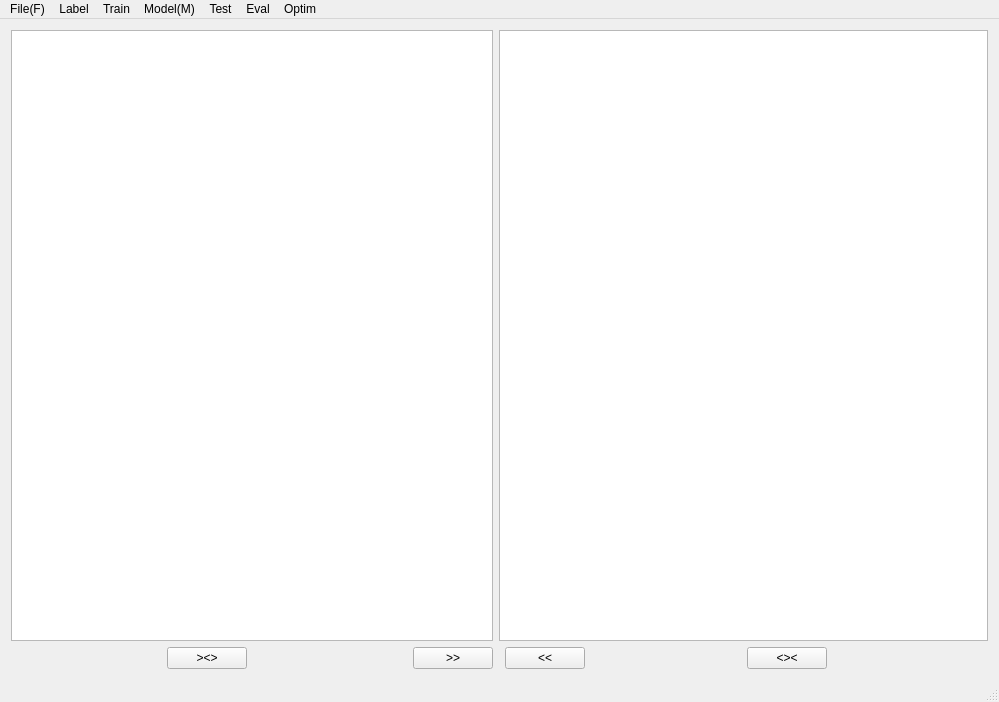
<?xml version="1.0" encoding="UTF-8"?>
<ui version="4.0">
 <class>MainWindow</class>
 <widget class="QMainWindow" name="MainWindow">
  <property name="geometry">
   <rect>
    <x>0</x>
    <y>0</y>
    <width>999</width>
    <height>702</height>
   </rect>
  </property>
  <property name="sizePolicy">
   <sizepolicy hsizetype="Expanding" vsizetype="Expanding">
    <horstretch>0</horstretch>
    <verstretch>0</verstretch>
   </sizepolicy>
  </property>
  <property name="mouseTracking">
   <bool>true</bool>
  </property>
  <property name="windowTitle">
   <string>MainWindow</string>
  </property>
  <property name="windowIcon">
   <iconset>
    <normaloff>:/images/icon.png</normaloff>:/images/icon.png</iconset>
  </property>
  <widget class="QWidget" name="centralWidget">
   <layout class="QGridLayout" name="gridLayout">
    <item row="1" column="10">
     <spacer name="horizontalSpacer_2">
      <property name="orientation">
       <enum>Qt::Horizontal</enum>
      </property>
      <property name="sizeHint" stdset="0">
       <size>
        <width>166</width>
        <height>20</height>
       </size>
      </property>
     </spacer>
    </item>
    <item row="0" column="5" colspan="6">
     <widget class="QGraphicsView" name="graphicsView_R">
      <property name="sizePolicy">
       <sizepolicy hsizetype="Expanding" vsizetype="Expanding">
        <horstretch>0</horstretch>
        <verstretch>0</verstretch>
       </sizepolicy>
      </property>
      <property name="layoutDirection">
       <enum>Qt::LeftToRight</enum>
      </property>
      <property name="autoFillBackground">
       <bool>true</bool>
      </property>
     </widget>
    </item>
    <item row="1" column="1">
     <widget class="QPushButton" name="BN_1">
      <property name="sizePolicy">
       <sizepolicy hsizetype="Fixed" vsizetype="Fixed">
        <horstretch>0</horstretch>
        <verstretch>0</verstretch>
       </sizepolicy>
      </property>
      <property name="text">
       <string>&gt;&lt;&gt;</string>
      </property>
      <property name="icon">
       <iconset resource="names.qrc">
        <normaloff>:/resources/cut.png</normaloff>:/resources/cut.png</iconset>
      </property>
     </widget>
    </item>
    <item row="1" column="2">
     <spacer name="horizontalSpacer_6">
      <property name="orientation">
       <enum>Qt::Horizontal</enum>
      </property>
      <property name="sizeHint" stdset="0">
       <size>
        <width>166</width>
        <height>20</height>
       </size>
      </property>
     </spacer>
    </item>
    <item row="1" column="7">
     <spacer name="horizontalSpacer_5">
      <property name="orientation">
       <enum>Qt::Horizontal</enum>
      </property>
      <property name="sizeHint" stdset="0">
       <size>
        <width>167</width>
        <height>20</height>
       </size>
      </property>
     </spacer>
    </item>
    <item row="1" column="0">
     <spacer name="horizontalSpacer">
      <property name="orientation">
       <enum>Qt::Horizontal</enum>
      </property>
      <property name="sizeHint" stdset="0">
       <size>
        <width>167</width>
        <height>20</height>
       </size>
      </property>
     </spacer>
    </item>
    <item row="1" column="4">
     <widget class="QPushButton" name="BN_2">
      <property name="sizePolicy">
       <sizepolicy hsizetype="Fixed" vsizetype="Fixed">
        <horstretch>0</horstretch>
        <verstretch>0</verstretch>
       </sizepolicy>
      </property>
      <property name="text">
       <string>&gt;&gt;</string>
      </property>
     </widget>
    </item>
    <item row="0" column="0" colspan="5">
     <widget class="QGraphicsView" name="graphicsView_L">
      <property name="sizePolicy">
       <sizepolicy hsizetype="Expanding" vsizetype="Expanding">
        <horstretch>0</horstretch>
        <verstretch>0</verstretch>
       </sizepolicy>
      </property>
      <property name="layoutDirection">
       <enum>Qt::LeftToRight</enum>
      </property>
      <property name="autoFillBackground">
       <bool>true</bool>
      </property>
     </widget>
    </item>
    <item row="1" column="6">
     <widget class="QPushButton" name="BN_3">
      <property name="sizePolicy">
       <sizepolicy hsizetype="Fixed" vsizetype="Fixed">
        <horstretch>0</horstretch>
        <verstretch>0</verstretch>
       </sizepolicy>
      </property>
      <property name="text">
       <string>&lt;&lt;</string>
      </property>
     </widget>
    </item>
    <item row="1" column="8">
     <widget class="QPushButton" name="BN_4">
      <property name="sizePolicy">
       <sizepolicy hsizetype="Fixed" vsizetype="Fixed">
        <horstretch>0</horstretch>
        <verstretch>0</verstretch>
       </sizepolicy>
      </property>
      <property name="text">
       <string>&lt;&gt;&lt;</string>
      </property>
      <property name="icon">
       <iconset resource="names.qrc">
        <normaloff>:/resources/open.png</normaloff>:/resources/open.png</iconset>
      </property>
     </widget>
    </item>
   </layout>
  </widget>
  <widget class="QMenuBar" name="menuBar">
   <property name="enabled">
    <bool>true</bool>
   </property>
   <property name="geometry">
    <rect>
     <x>0</x>
     <y>0</y>
     <width>999</width>
     <height>28</height>
    </rect>
   </property>
   <widget class="QMenu" name="menufile_F">
    <property name="geometry">
     <rect>
      <x>496</x>
      <y>174</y>
      <width>175</width>
      <height>150</height>
     </rect>
    </property>
    <property name="title">
     <string>Model(M)</string>
    </property>
    <addaction name="action_Open_cfg"/>
    <addaction name="action_Open_weight"/>
    <addaction name="action_Open_class"/>
    <addaction name="action_Exit_Q"/>
   </widget>
   <widget class="QMenu" name="menuhelp">
    <property name="geometry">
     <rect>
      <x>340</x>
      <y>174</y>
      <width>200</width>
      <height>200</height>
     </rect>
    </property>
    <property name="sizePolicy">
     <sizepolicy hsizetype="Expanding" vsizetype="Preferred">
      <horstretch>0</horstretch>
      <verstretch>0</verstretch>
     </sizepolicy>
    </property>
    <property name="autoFillBackground">
     <bool>false</bool>
    </property>
    <property name="title">
     <string>File(F)</string>
    </property>
    <addaction name="action_pic"/>
    <addaction name="action_video"/>
    <addaction name="actionVoc"/>
    <addaction name="actionCOCO"/>
    <addaction name="actionDOTA"/>
    <addaction name="actionCamera"/>
   </widget>
   <widget class="QMenu" name="menuLabel">
    <property name="title">
     <string>Label</string>
    </property>
   </widget>
   <widget class="QMenu" name="menuTrain">
    <property name="title">
     <string>Train</string>
    </property>
   </widget>
   <widget class="QMenu" name="menuTest">
    <property name="title">
     <string>Test</string>
    </property>
   </widget>
   <widget class="QMenu" name="menuEval">
    <property name="title">
     <string>Eval</string>
    </property>
   </widget>
   <widget class="QMenu" name="menuOptim">
    <property name="title">
     <string>Optim</string>
    </property>
   </widget>
   <addaction name="menuhelp"/>
   <addaction name="menuLabel"/>
   <addaction name="menuTrain"/>
   <addaction name="menufile_F"/>
   <addaction name="menuTest"/>
   <addaction name="menuEval"/>
   <addaction name="menuOptim"/>
  </widget>
  <widget class="QStatusBar" name="statusBar">
   <property name="enabled">
    <bool>true</bool>
   </property>
   <property name="sizePolicy">
    <sizepolicy hsizetype="Expanding" vsizetype="Fixed">
     <horstretch>0</horstretch>
     <verstretch>0</verstretch>
    </sizepolicy>
   </property>
   <property name="palette">
    <palette>
     <active>
      <colorrole role="WindowText">
       <brush brushstyle="SolidPattern">
        <color alpha="255">
         <red>173</red>
         <green>127</green>
         <blue>168</blue>
        </color>
       </brush>
      </colorrole>
     </active>
     <inactive>
      <colorrole role="WindowText">
       <brush brushstyle="SolidPattern">
        <color alpha="255">
         <red>173</red>
         <green>127</green>
         <blue>168</blue>
        </color>
       </brush>
      </colorrole>
     </inactive>
     <disabled>
      <colorrole role="WindowText">
       <brush brushstyle="SolidPattern">
        <color alpha="255">
         <red>190</red>
         <green>190</green>
         <blue>190</blue>
        </color>
       </brush>
      </colorrole>
     </disabled>
    </palette>
   </property>
  </widget>
  <action name="action_Open_cfg">
   <property name="checkable">
    <bool>true</bool>
   </property>
   <property name="text">
    <string>Open_cfg</string>
   </property>
   <property name="iconVisibleInMenu">
    <bool>true</bool>
   </property>
  </action>
  <action name="action_Open_weight">
   <property name="checkable">
    <bool>true</bool>
   </property>
   <property name="text">
    <string>Open_weight</string>
   </property>
  </action>
  <action name="action_Open_class">
   <property name="checkable">
    <bool>true</bool>
   </property>
   <property name="text">
    <string>Open_class</string>
   </property>
  </action>
  <action name="action_Exit_Q">
   <property name="text">
    <string>Exit(Q)</string>
   </property>
  </action>
  <action name="action_pic">
   <property name="checkable">
    <bool>true</bool>
   </property>
   <property name="checked">
    <bool>false</bool>
   </property>
   <property name="enabled">
    <bool>true</bool>
   </property>
   <property name="text">
    <string>Pic</string>
   </property>
   <property name="iconVisibleInMenu">
    <bool>false</bool>
   </property>
  </action>
  <action name="action_video">
   <property name="checkable">
    <bool>true</bool>
   </property>
   <property name="text">
    <string>Video</string>
   </property>
  </action>
  <action name="actionVoc">
   <property name="text">
    <string>VOC</string>
   </property>
  </action>
  <action name="actionCOCO">
   <property name="text">
    <string>COCO</string>
   </property>
  </action>
  <action name="actionDOTA">
   <property name="text">
    <string>DOTA</string>
   </property>
  </action>
  <action name="actionCamera">
   <property name="text">
    <string>Camera</string>
   </property>
  </action>
 </widget>
 <layoutdefault spacing="6" margin="11"/>
 <resources>
  <include location="names.qrc"/>
 </resources>
 <connections>
  <connection>
   <sender>action_Exit_Q</sender>
   <signal>triggered()</signal>
   <receiver>MainWindow</receiver>
   <slot>close()</slot>
   <hints>
    <hint type="sourcelabel">
     <x>-1</x>
     <y>-1</y>
    </hint>
    <hint type="destinationlabel">
     <x>276</x>
     <y>233</y>
    </hint>
   </hints>
  </connection>
 </connections>
</ui>
